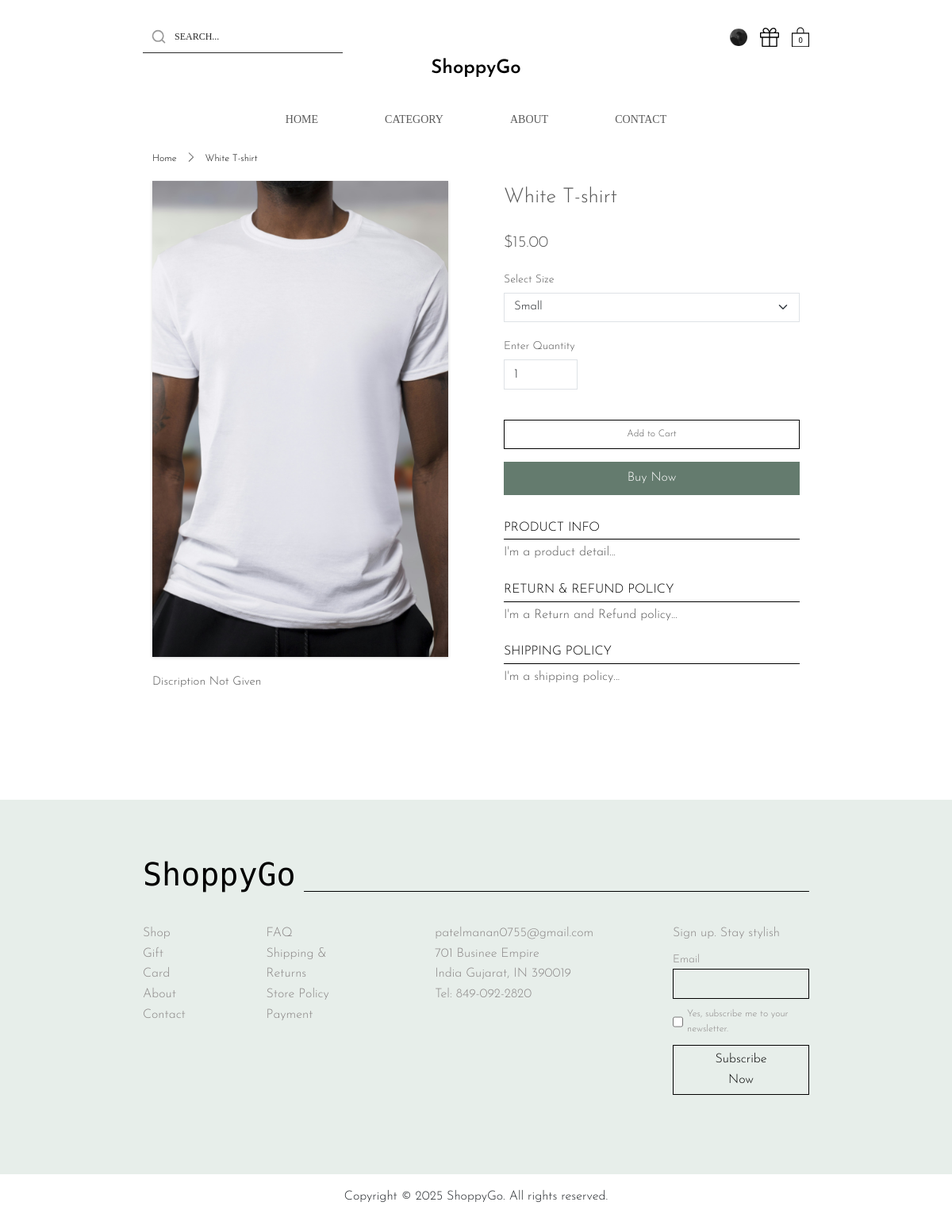
The app's page /product/8/ (signed in) with its own data.
### ShoppyGo/models.py (models this page shows, shortened)
class CustomUser(AbstractUser):
    email = models.EmailField(unique=True)
    phone_number = models.CharField(max_length=15, unique=True, null=True, blank=True)
    date_of_birth = models.DateField(null=True, blank=True)
    profile_image = models.ImageField(upload_to='profile_pics/', null=True, blank=True)
    USERNAME_FIELD = 'email'
    REQUIRED_FIELDS = ['username']

class Product(models.Model):
    CATEGORY_CHOICES = [
        ('mens', 'Mens'),
        ('womens', 'Womens'),
        ('style', 'Style'),
        ('skincare', 'Skincare'),
        ('luxe', 'Luxe'),
    ]
    name = models.CharField(max_length=255)
    price = models.DecimalField(max_digits=10, decimal_places=2 , validators=[validate_positive_price])
    category = models.CharField(max_length=20, choices=CATEGORY_CHOICES, default='mens')
    image = models.ImageField(upload_to='product_images/' , max_length=1000)
    prduct_discription = models.TextField(max_length=300 , default="Discription Not Given")
    date_added = models.DateTimeField(default=timezone.now)
    is_featured = models.BooleanField(default=False)

### ShoppyGo/views.py (the view)
# urls.py: path('product/<int:id>/', views.product_detail, name='product_detail'),
def product_detail(request, id):
    product = get_object_or_404(Product, id=id)  # Retrieve the product by ID
    return render(request, 'product_detail.html', {'product': product })

### ShoppyGo/cart_context.py (called while the page is built)
def cart_count(request):
    cart_items = []
    total_price = 0
    total_items = 0
    if request.user.is_authenticated:
        cart_items = Cart.objects.filter(user=request.user)
        total_price = sum(item.product.price * item.quantity for item in cart_items)
        total_items = sum(item.quantity for item in cart_items)
    return {
        "cart_items": cart_items,
        "total_price": total_price,
        "cart_item_count": total_items
    }

### templates/product_detail.html (shortened to what this page needs)
{% extends "layout.html" %}
{% load static %}
{% block content %}
<link rel="stylesheet" href="{% static 'css/product_detail4.css' %}">
<section class="product2">
    <div class="container mx-0">
        <div class="nav ">
            <p>
                <span><a href="{% url 'home' %}">Home</a></span>
                <span>{{ product.name }}</span>
            </p>
        </div>
        <div class="downn ">
            <div class="pp border border-0">
                <div class="d-flex flex-column">
                    <img src="{{ product.image.url }}" alt="{{ product.name }}">
                    <div class="dicription">
                        <p>{{ product.prduct_discription }}</p>
                    </div>
                </div>
            </div>
            <div class="detail">
                <div class="subdeatil">
                <p>{{ product.name }}</p>
                <span>${{ product.price }}</span>
                <br>
                <form id="cartForm" method="POST" action="{% url 'add_to_cart' product.id %}">
                    <label for="sizeSelect" class="form-label">Select Size</label>
                    <select class="form-select" id="sizeSelect" name="size">
                        <option value="S">Small</option>
                    </select>
                    <label for="quantityInput" class="form-label">Enter Quantity</label>
                    <input type="number" class="form-control" id="quantityInput" name="quantity" value="1" min="1">
                    <button class="add my-2" type="submit">Add to Cart</button>
                </form>
                    <button class="add2 my-2">Buy Now</button>
                    <p class="mb-0">
                        <button class="px-0 toggle-btn" type="button" data-bs-toggle="collapse" data-bs-target="#collapseWidthExample" aria-expanded="false" aria-controls="collapseWidthExample">
                            <span class="fs-6">PRODUCT INFO</span>
                        </button>
                    </p>
                    <div>
                        <div>
                            <div class="card card-body border border-0 rounded-0 ps-0 pb-0 pt-1" style="width: 100%;">
                                I'm a product detail...
                            </div>
                        </div>
                    </div>
                    <p class="mb-0">
                        <button class="px-0 toggle-btn" type="button" data-bs-toggle="collapse" data-bs-target="#collapseWidthExample1" aria-expanded="false" aria-controls="collapseWidthExample1">
                            <span class="fs-6">RETURN & REFUND POLICY</span>
                        </button>
                    </p>
                    <div>
                        <div>
                            <div class="card card-body border border-0 rounded-0 ps-0 pb-0 pt-1" style="width: 100%;">
                                I'm a Return and Refund policy...
                            </div>
                        </div>
                    </div>
                    <p class="mb-0">
                        <button class="px-0 toggle-btn" type="button" data-bs-toggle="collapse" data-bs-target="#collapseWidthExample2" aria-expanded="false" aria-controls="collapseWidthExample2">
                            <span class="fs-6">SHIPPING POLICY</span>
                        </button>
                    </p>
                    <div>
                        <div>
                            <div class="card card-body border border-0 rounded-0 ps-0 pb-0 pt-1" style="width: 100%;">
                                I'm a shipping policy...
                            </div>
                        </div>
                    </div>
                </div>
            </div>
        </div>
    </div>
</section>
{% endblock  %}

### templates/layout.html (shortened to what this page needs)
{% load static %}
<!doctype html>
<html lang="en">
  <head>
    <link href="https://cdn.jsdelivr.net/npm/bootstrap@5.3.3/dist/css/bootstrap.min.css" rel="stylesheet">
    <link rel="stylesheet" href="{% static 'css/home4.css' %}">
    <link rel="stylesheet" href="{% static 'css/layout4.css' %}">
    <link rel="stylesheet" href="https://cdn.jsdelivr.net/npm/bootstrap-icons/font/bootstrap-icons.css">
    <link rel="stylesheet" href="https://cdnjs.cloudflare.com/ajax/libs/aos/2.3.4/aos.css">
    <link rel="stylesheet" href="https://cdnjs.cloudflare.com/ajax/libs/font-awesome/6.5.1/css/all.min.css">
  </head>
  <body>
    <section class="navbar d-flex flex-column justify-content-center mt-3">
        <div class="top d-flex justify-content-between align-items-center">
          <div class="d-flex flex-column">
              <form method="GET" action="{% url 'home' %}" id="search-form">
                <div class="ui-input-container">
                    <input
                        placeholder="SEARCH..."
                        class="ui-input"
                        type="text"
                        name="query"
                        value="{{ query }}"
                        oninput="searchProducts()"
                        id="search-bar"
                        onfocus="showSearchResults()"
                        autocomplete="off"
                    />
                    <div class="ui-input-icon">
                        <svg xmlns="http://www.w3.org/2000/svg" fill="none" viewBox="0 0 24 24">
                            <path
                                stroke-linejoin="round"
                                stroke-linecap="round"
                                stroke-width="2"
                                stroke="currentColor"
                                d="M21 21L16.65 16.65M19 11C19 15.4183 15.4183 19 11 19C6.58172 19 3 15.4183 3 11C3 6.58172 6.58172 3 11 3C15.4183 3 19 6.58172 19 11Z"
                            ></path>
                        </svg>
                    </div>
                </div>
            </form>
          </div>
          <div class="login d-flex align-items-center gap-3 ">
            <div class="authentication d-flex gap-2 align-items-center">
              {% if user.is_authenticated %}
                <a href="{% url 'profile' user.id %}">
                  {% if user.profile_image %}
                      <img class="rounded-circle" src="{{ user.profile_image.url }}" width="22" height="22" alt="Profile Image">
                  {% endif %}
                </a>
                {% else %}
                <button type="submit" class="lo">
                  <a href="{% url 'login' %}">
                    Log In </a>
                  </button>
                {% endif %}
            </div>
            <a href="{% url 'gift' %}">
             </a>
            <a href="{% url 'cart_view' %}" class="" type="button">
            <svg xmlns="http://www.w3.org/2000/svg" version="1.1" width="22" height="26.2" viewBox="0 0 164.9 196.4" preserveAspectRatio="xMinYMax meet" data-hook="svg-icon-9">
              <text x="84" y="131" dy=".35em" text-anchor="middle" class="uxskpx M846Y_" data-hook="items-count" font-size="70">{{cart_item_count}}</text>
              <path d="M81.9 11.5c-18.8 0-34.1 16-34.1 35.7v18.1h7.8V47.2c0-15.4 11.8-27.9 26.4-27.9 14.5 0 26.4 12.5 26.4 27.9v18.1h6.6V64h1.1V47.2c-.1-19.7-15.4-35.7-34.2-35.7z"></path>
              <path d="M156.9 70.5v118H8v-118h148.9m8-8H0v134h164.9v-134z"></path>
            </svg></a>
          </div>
        </div>
        <div class="mid text-center">
            <p><a class="fs-4 fw-semibold text-black" href="{% url 'home' %}">ShoppyGo</a></p>
        </div>
        <div class="low">
          <nav class="navbar navbar-expand-lg ">
                <div class="navbar-nav gap-5">
                  <a class="nav-link" aria-current="page" href="{% url 'home' %}">HOME</a>
                  <a class="nav-link" href="{% url 'category' %}">CATEGORY</a>
                  <a class="nav-link" href="{% url 'about' %}">ABOUT</a>
                  <a class="nav-link" href="{% url 'contact' %}">CONTACT</a>
                </div>
          </nav>
        </div>
    </section>
    <div class="full">
        {% block content %}
        {% endblock  %}
    </div>
    <section class="footer">
    <div class="subFooter">
      <div class="up d-flex ">
        <h1>ShoppyGo</h1>
      </div>
      <div class="down">
          <div class="lefty d-flex flex-column">
            <a href="{% url 'shopAll' %}">Shop</a>
            <a href="{% url 'gift' %}">Gift Card</a>
            <a href="{% url 'about' %}">About</a>
            <a href="{% url 'contact' %}">Contact</a>
          </div>
          <div class="mid d-flex flex-column">
              <a href="#">FAQ</a>
              <a href="#">Shipping & Returns</a>
              <a href="#">Store Policy</a>
              <a href="#">Payment</a>
          </div>
          <div class="right d-flex flex-column">
                <a href="#">patelmanan0755@gmail.com</a>
                <p>
                  701 Businee Empire  <br>
                  India Gujarat, IN 390019  <br>
                  Tel: 849-092-2820
                </p>
          </div>
          <div class="rig">
          <p>Sign up. Stay stylish</p>
          <label for="inputEmail4" >Email</label><br>
          <input type="email" class="w-100" id="inputEmail4">
          <div class="rr"><input type="checkbox"><span>Yes, subscribe me to your newsletter.</span></div>
          <button>Subscribe Now</button>
          </div>
    </div>
    </section>
    <div class="copyright d-flex justify-content-center p-2 mt-2">
    <p>Copyright © 2025 ShoppyGo. All rights reserved.</p>
    </div>
  </body>
</html>

### static/css/home4.css (style rules this page uses)
:root { --hover : #926402; }
body { margin: 0; padding: 0; line-height: 1.6; }
.navbar { width: 100%; }
.top { width: 70%; }
.footer { width: 100%; display: flex; justify-content: center; background-color: #e7eeea; }
.ui-input-container { position: relative; }
.ui-input { width: 100%; padding: 10px 10px 10px 40px; font-size: 14px; border: none; border-bottom: 1px solid #000000d4; outline: none; background-color: transparent; transition: border-color 0.3s; }
.ui-input-container input::placeholder { font-size: 12px; font-family: proxima; color: rgba(0, 0, 0, 0.839); }
.ui-input-icon { position: absolute; left: 10px; top: 50%; transform: translateY(-50%); color: #999; transition: color 0.3s; }
.ui-input-icon svg { width: 20px; height: 20px; }
form button { font-size: 12px; background-color: transparent; border: none; }
.mid p { font-family: "Nova Mono", serif; }
.navbar-nav a { font-family: proxima; font-size: 14px; padding: 10px; margin: 0px 10px; }
.subFooter { width: 70%; display: flex; flex-direction: column; margin-top: 50px; gap: 10px; }
.down { display: flex; gap: 100px; margin-bottom: 100px; }
.up { display: flex; justify-content: flex-start; width: 100%; margin: 20px auto; }
.up::after { content: ""; flex: 1; border-bottom: 1px solid #000000; margin-bottom: 10px; }
.up h1 { padding-right: 10px; font-family: "Nova Mono", serif; color: #000000; }
.down a, .mid a, .right a { font-family: "Josefin Sans", serif; font-weight: 300; text-decoration: none; color: #8a8686; }
.right p { font-family: "Josefin Sans", serif; font-weight: 300; color: #8a8686; }
.rig p { font-family: "Josefin Sans", serif; font-weight: 300; margin-bottom: 5px; color: #8a8686; }
.rig label { font-family: "Josefin Sans", serif; font-weight: 300; color: #8a8686; font-size: 14px; }
.rig input { font-family: "Josefin Sans", serif; font-weight: 300; background-color: transparent; outline: none; padding: 5px; border: 1px solid black; }
.rig .rr { display: flex; gap: 5px; margin: 10px 0px; }
.rig .rr span { font-family: "Josefin Sans", serif; font-weight: 300; font-size: 12px; color: #8a8686; }
.rig button { background-color: transparent; font-family: "Josefin Sans", serif; font-weight: 300; padding: 5px 35px; width: 100%; border: 1px solid black; }
.copyright p { font-family: "Josefin Sans", serif; font-weight: 300; }

### static/css/layout4.css (style rules this page uses)
.ui-input-container { position: relative; display: flex; align-items: center; width: 100%; transition: width 0.3s ease-in-out; }
a { text-decoration: none; color: black; }
.detail { display: flex; flex-direction: column; }
.detail p { margin-bottom: 20px; font-family: "Josefin Sans", serif; font-size: 30px; font-weight: 300; }
.detail span { font-family: "Josefin Sans", serif; font-size: 20px; font-weight: 300; }
.detail label { margin-top: 20px; margin-bottom: 5px; font-family: "Josefin Sans", serif; font-size: 15px; font-weight: 300; }
.detail select { font-family: "Josefin Sans", serif; border-radius: 0; font-weight: 300; }
.detail select option { font-family: "Josefin Sans", serif; font-weight: 300; }
.detail input { margin-bottom: 30px; border-radius: 0; width: 25%; font-family: "Josefin Sans", serif; font-weight: 300; }

### records on screen
CustomUser: profile_image (picture)
Product: name "White T-shirt", image (picture), prduct_discription "Discription Not Given", price "15.00"

### other values on screen
{{ cart_item_count }} "0"
